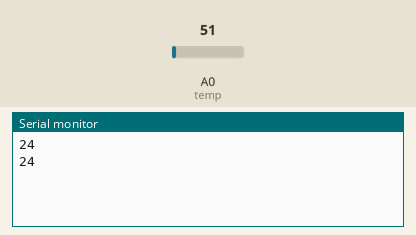
Bench run of a sketch on a simulated Arduino Uno, built with avr-gcc and run on an emulated ATmega328P. On the bench: the last lines printed to the serial monitor. Inputs (shaded band) come from the test bench; at power-on: A0 (temp) = 51.

Above: at 1.8 s.
1.9 s: A0 (temp) set to 61
At 2.8 s:
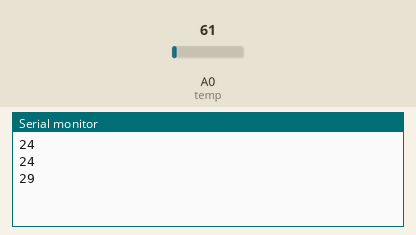
3.4 s: A0 (temp) set to 71
At 4.5 s:
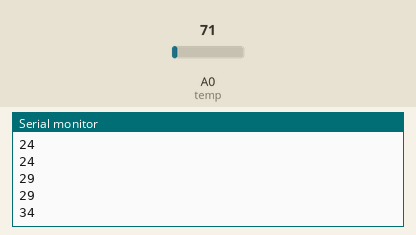
Timing chart, 0 to 6.4 s (numbered marks = the images above; inputs shaded):
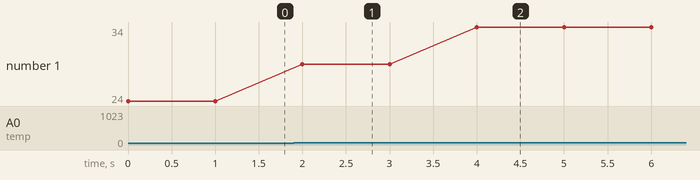

The sketch:

read_temperature_value.ino
```cpp
//output on serial monitor
//need a temperature sensor---- LM34
const int temp = A0;
int value;
void setup() {
  //Analog sensor is itself input not an output so we can omit that writing here
  Serial.begin(9600);  //baud rate
}

void loop() {
  value = analogRead(temp);
  value = value * 0.48827; //value decided on basis of sensor microcontroller pair used
  Serial.print(String(value));  //serial output only prints strings not integer---typecasting
  Serial.println(); //goto newline
  delay(1000); //1 second delay

}
```

Measured:
- after the input at 1.9 s, the serial monitor: prints a new line after 0.10 s (image 1)
- after the input at 3.4 s, the serial monitor: prints a new line after 0.60 s (image 2)
- plotted number 1: 24 → 29 after the input at 1.9 s, 29 → 34 after the input at 3.4 s
